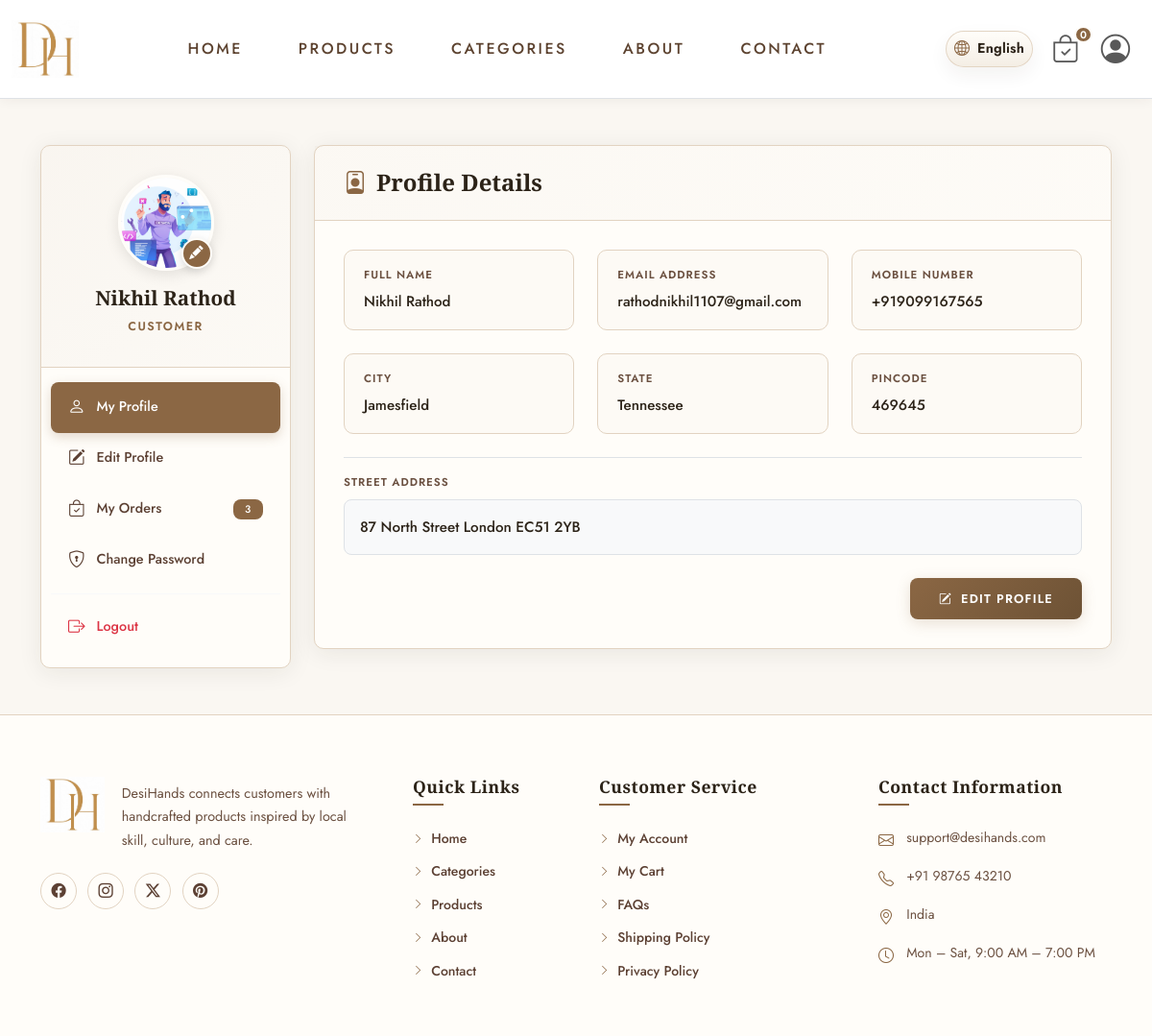
Screenshot of /profile/ (signed in) with the database file from the repository.
### core/models.py (models this page shows, shortened)
class Registration(models.Model):
    fullname = models.CharField(max_length=150)
    email = models.EmailField(unique=True)
    mobile = models.CharField(max_length=15)
    password = models.CharField(max_length=128)
    address = models.TextField()
    city = models.CharField(max_length=100)
    state = models.CharField(max_length=100)
    pincode = models.CharField(max_length=10)
    profile_image = models.ImageField(upload_to="profile_images/", blank=True, null=True)
    is_blocked = models.BooleanField(default=False)
    created_at = models.DateTimeField(auto_now_add=True)
    class Meta:
        ordering = ["-created_at"]
        verbose_name = "Registration"
        verbose_name_plural = "Registrations"

### core/views.py (the view, shortened to what this page needs)
# urls.py: path("profile/", views.profile_view, name="profile"),
@registration_login_required
def profile_view(request):
    registration = get_logged_in_registration(request)
    if not registration:
        return redirect("core:login")
    from .forms_profile import ChangePasswordForm, ProfileForm
    orders = []
    wishlist_items = []
    try:
        orders = list(registration.orders.all().order_by("-created_at"))
    except Exception:
        orders = []
    try:
        wishlist_items = list(registration.wishlists.select_related("product").select_related("product__category").order_by("-created_at"))
    except Exception:
        wishlist_items = []
    edit_profile_form = ProfileForm(instance=registration)
    change_password_form = ChangePasswordForm()
    context = {
        "registration": registration,
        "edit_profile_form": edit_profile_form,
        "change_password_form": change_password_form,
        "orders": orders,
        "wishlist_items": wishlist_items,
    }
    return render(request, "core/profile.html", context)

### templates/core/profile.html (shortened to what this page needs)
{% extends "base.html" %}
{% load i18n %}
{% load currency_filters %}
{% block extra_css %}
<link rel="stylesheet" href="https://cdn.jsdelivr.net/npm/intl-tel-input@18.5.3/build/css/intlTelInput.css">
{% endblock %}
{% block content %}
<div id="page-content" style="display:none;">
<section class="py-5">
    <div class="container">
        <div class="row">
            <div class="col-12 col-lg-4 col-xl-3">
                <div class="profile-sidebar">
                    <div class="profile-user-card">
                        <div class="profile-avatar-container">
                            {% if registration.profile_image %}
                            <img src="{{ registration.profile_image.url }}" class="profile-avatar" alt="{{ registration.fullname }}">
                            {% else %}
                            <div class="profile-avatar-placeholder">
                                {{ registration.fullname|slice:":1"|upper }}
                            </div>
                            {% endif %}
                            <div class="profile-avatar-edit-badge" onclick="triggerAvatarUpload()" title="{% translate "Change Profile Photo" %}">
                                <i class="bi bi-pencil-fill"></i>
                            </div>
                        </div>
                        <h1 class="profile-user-name">{{ registration.fullname }}</h1>
                        <span class="profile-user-role">{% translate "Customer" %}</span>
                    </div>
                    <nav class="profile-nav-group nav flex-column" id="accountTabs" role="tablist">
                        <a class="profile-nav-link active" id="tab-profile-btn" data-bs-toggle="pill" href="#tab-profile" role="tab" aria-controls="tab-profile" aria-selected="true">
                            <i class="bi bi-person"></i> {% translate "My Profile" %}
                        </a>
                        <a class="profile-nav-link" id="tab-edit-btn" data-bs-toggle="pill" href="#tab-edit" role="tab" aria-controls="tab-edit" aria-selected="false">
                            <i class="bi bi-pencil-square"></i> {% translate "Edit Profile" %}
                        </a>
                        <a class="profile-nav-link" id="tab-orders-btn" data-bs-toggle="pill" href="#tab-orders" role="tab" aria-controls="tab-orders" aria-selected="false">
                            <i class="bi bi-bag-check"></i> {% translate "My Orders" %}
                            {% if orders %}
                            <span class="badge bg-primary ms-auto" style="border-radius: 8px;">{{ orders|length }}</span>
                            {% endif %}
                        </a>
                        <a class="profile-nav-link" id="tab-password-btn" data-bs-toggle="pill" href="#tab-password" role="tab" aria-controls="tab-password" aria-selected="false">
                            <i class="bi bi-shield-lock"></i> {% translate "Change Password" %}
                        </a>
                        <hr class="my-2 border-light">
                        <a class="profile-nav-link text-danger" href="#" data-bs-toggle="modal" data-bs-target="#logoutModal">
                            <i class="bi bi-box-arrow-right"></i> {% translate "Logout" %}
                        </a>
                    </nav>
                </div>
            </div>
            <div class="col-12 col-lg-8 col-xl-9">
                <div class="tab-content" id="accountTabsContent">
                    <div class="tab-pane fade show active" id="tab-profile" role="tabpanel" aria-labelledby="tab-profile-btn">
                        <div class="profile-content-card">
                            <div class="profile-content-header">
                                <h2><i class="bi bi-person-badge"></i> {% translate "Profile Details" %}</h2>
                            </div>
                            <div class="profile-content-body">
                                <div class="detail-grid">
                                    <div class="detail-item">
                                        <div class="detail-label">{% translate "Full Name" %}</div>
                                        <div class="detail-value">{{ registration.fullname }}</div>
                                    </div>
                                    <div class="detail-item">
                                        <div class="detail-label">{% translate "Email Address" %}</div>
                                        <div class="detail-value">{{ registration.email }}</div>
                                    </div>
                                    <div class="detail-item">
                                        <div class="detail-label">{% translate "Mobile Number" %}</div>
                                        <div class="detail-value">{{ registration.mobile }}</div>
                                    </div>
                                    <div class="detail-item">
                                        <div class="detail-label">{% translate "City" %}</div>
                                        <div class="detail-value">{{ registration.city|default:"Not provided" }}</div>
                                    </div>
                                    <div class="detail-item">
                                        <div class="detail-label">{% translate "State" %}</div>
                                        <div class="detail-value">{{ registration.state|default:"Not provided" }}</div>
                                    </div>
                                    <div class="detail-item">
                                        <div class="detail-label">{% translate "Pincode" %}</div>
                                        <div class="detail-value">{{ registration.pincode|default:"Not provided" }}</div>
                                    </div>
                                </div>
                                <div class="mt-4 pt-3 border-top">
                                    <div class="detail-label mb-2">{% translate "Street Address" %}</div>
                                    <div class="detail-value p-3 border rounded-3 bg-light" style="line-height: 1.6;">
                                        {{ registration.address|default:"No address specified." }}
                                    </div>
                                </div>
                                <div class="mt-4 text-end">
                                    <button class="btn btn-profile-save" onclick="document.getElementById('tab-edit-btn').click();">
                                        <i class="bi bi-pencil-square me-1"></i> {% translate "Edit Profile" %}
                                    </button>
                                </div>
                            </div>
                        </div>
                    </div>
                </div>
            </div>
        </div>
    </div>
</section>
{% endblock %}

### templates/base.html (shortened to what this page needs)
{% load static i18n %}
<!DOCTYPE html>
{% get_current_language as LANGUAGE_CODE %}
<html lang="{{ LANGUAGE_CODE }}">
<head>
    <link href="https://cdn.jsdelivr.net/npm/bootstrap@5.3.3/dist/css/bootstrap.min.css" rel="stylesheet">
    <link rel="stylesheet" href="{% static 'css/style.css' %}">
    <link rel="stylesheet" href="https://cdn.jsdelivr.net/npm/bootstrap-icons@1.11.3/font/bootstrap-icons.min.css">
    <link rel="stylesheet" href="https://cdn.jsdelivr.net/npm/bootstrap-icons@1.11.3/font/bootstrap-icons.min.css">
    {% block extra_css %}{% endblock %}
</head>
<body>
    <nav class="navbar navbar-expand-lg navbar-light bg-white border-bottom sticky-top">
        <div class="container">
            <a class="navbar-brand custom-logo" href="/">
                <img src="/media/logo.jpeg" alt="DesiHands Logo">
            </a>
            <div class="collapse navbar-collapse" id="mainNavbar">
                <ul class="navbar-nav mx-auto premium-nav">
                    <li class="nav-item">
                        <a class="nav-link" href="/">{% translate "HOME" %}</a>
                    </li>
                    <li class="nav-item">
                        <a class="nav-link" href="{% url 'core:product_list' %}">
                            {% translate "PRODUCTS" %}
                        </a>
                    </li>
                    <li class="nav-item">
                        <a class="nav-link" href="{% url 'core:category_list' %}">
                            {% translate "CATEGORIES" %}
                        </a>
                    </li>
                    <li class="nav-item">
                        <a class="nav-link" href="{% url 'core:about' %}">
                            {% translate "ABOUT" %}
                        </a>
                    </li>
                    <li class="nav-item">
                        <a class="nav-link" href="{% url 'core:contact' %}">
                            {% translate "CONTACT" %}
                        </a>
                    </li>
                </ul>
                <ul class="navbar-nav ms-auto align-items-center nav-icons">
                    <li class="nav-item dropdown lang-switcher me-2">
                        <a class="lang-switcher-btn d-flex align-items-center gap-2 py-1 px-2" href="#" id="langDropdown" role="button" data-bs-toggle="dropdown" aria-expanded="false">
                            <i class="bi bi-globe2 lang-switcher-icon" aria-hidden="true"></i>
                            <span class="lang-switcher-label">
                                {% if LANGUAGE_CODE == 'hi' %}
                                    हिन्दी
                                {% else %}
                                    English
                                {% endif %}
                            </span>
                        </a>
                    </li>
                    {% if request.session.registration_email %}
                    <li class="nav-item">
                        <a class="nav-link icon-link cart-icon"
                        href="{% url 'core:cart' %}">
                            <i class="bi bi-bag-check"></i>
                            <span class="cart-badge">
                                {{ cart_count|default:0 }}
                            </span>
                        </a>
                    </li>
                    <li class="nav-item dropdown">
                        <a class="nav-link icon-link profile-icon"
                        href="#"
                        id="profileDropdown"
                        role="button"
                        data-bs-toggle="dropdown">
                            <i class="bi bi-person-circle"></i>
                        </a>
                    </li>
                    {% endif %}
                </ul>
            </div>
        </div>
    </nav>
    <main class="main-content">
        {% block content %}{% endblock %}
    </main>
    <footer class="site-footer pt-5 pb-4">
        <div class="container">
            <div class="row g-5 footer-main-row">
                <div class="col-12 col-lg-4">
                    <div class="footer-brand">
                        <a href="/" class="footer-logo-link">
                            <img src="/media/logo.jpeg" alt="DesiHands Logo" class="footer-logo">
                        </a>
                        <p class="footer-text">
                            {% translate "DesiHands connects customers with handcrafted products inspired by local skill, culture, and care." %}
                        </p>
                    </div>
                    <div class="footer-social">
                        <a href="#" aria-label="Facebook"><i class="bi bi-facebook"></i></a>
                        <a href="#" aria-label="Instagram"><i class="bi bi-instagram"></i></a>
                        <a href="#" aria-label="Twitter"><i class="bi bi-twitter-x"></i></a>
                        <a href="#" aria-label="Pinterest"><i class="bi bi-pinterest"></i></a>
                    </div>
                </div>
                <div class="col-6 col-md-4 col-lg-2">
                    <h5 class="footer-title">{% translate "Quick Links" %}</h5>
                    <ul class="footer-links list-unstyled">
                        <li><a href="/"><i class="bi bi-chevron-right"></i>{% translate "Home" %}</a></li>
                        <li><a href="{% url 'core:category_list' %}"><i class="bi bi-chevron-right"></i>{% translate "Categories" %}</a></li>
                        <li><a href="{% url 'core:product_list' %}"><i class="bi bi-chevron-right"></i>{% translate "Products" %}</a></li>
                        <li><a href="{% url 'core:about' %}"><i class="bi bi-chevron-right"></i>{% translate "About" %}</a></li>
                        <li><a href="{% url 'core:contact' %}"><i class="bi bi-chevron-right"></i>{% translate "Contact" %}</a></li>
                    </ul>
                </div>
                <div class="col-6 col-md-4 col-lg-3">
                    <h5 class="footer-title">{% translate "Customer Service" %}</h5>
                    <ul class="footer-links list-unstyled">
                        <li><a href="{% url 'core:profile' %}"><i class="bi bi-chevron-right"></i>{% translate "My Account" %}</a></li>
                        <li><a href="{% url 'core:cart' %}"><i class="bi bi-chevron-right"></i>{% translate "My Cart" %}</a></li>
                        <li><a href="/#faq"><i class="bi bi-chevron-right"></i>{% translate "FAQs" %}</a></li>
                        <li><a href="#"><i class="bi bi-chevron-right"></i>{% translate "Shipping Policy" %}</a></li>
                        <li><a href="#"><i class="bi bi-chevron-right"></i>{% translate "Privacy Policy" %}</a></li>
                    </ul>
                </div>
                <div class="col-12 col-md-4 col-lg-3">
                    <h5 class="footer-title">{% translate "Contact Information" %}</h5>
                    <ul class="footer-contact list-unstyled">
                        <li><i class="bi bi-envelope"></i>support@desihands.com</li>
                        <li><i class="bi bi-telephone"></i>+91 98765 43210</li>
                        <li><i class="bi bi-geo-alt"></i>{% translate "India" %}</li>
                        <li><i class="bi bi-clock"></i>{% translate "Mon – Sat, 9:00 AM – 7:00 PM" %}</li>
                    </ul>
                </div>
            </div>
        </div>
    </footer>
</body>
</html>

### rows the page displays
Registration: profile_image (picture), fullname "Nikhil Rathod", email "rathodnikhil1107@gmail.com", mobile "+919099167565", city "Jamesfield", state "Tennessee", pincode "469645", address "87 North Street London EC51 2YB"

### other values shown
{{ cart_count|default:0 }} "0"
{{ orders|length }} "3"
